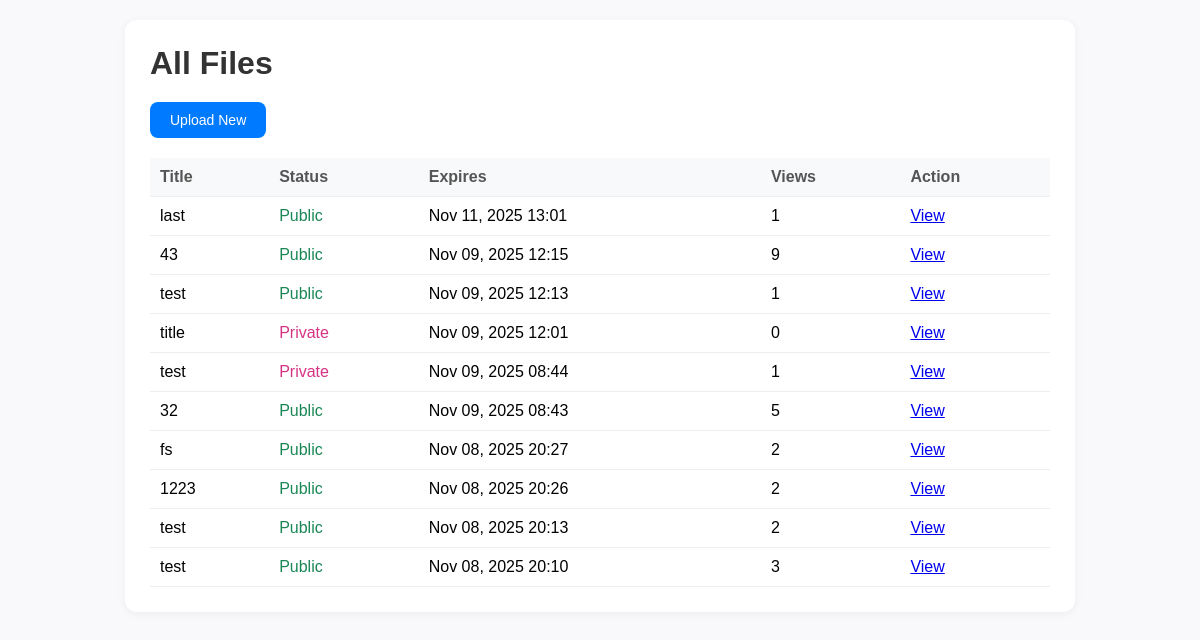
Before: / with the older database file.
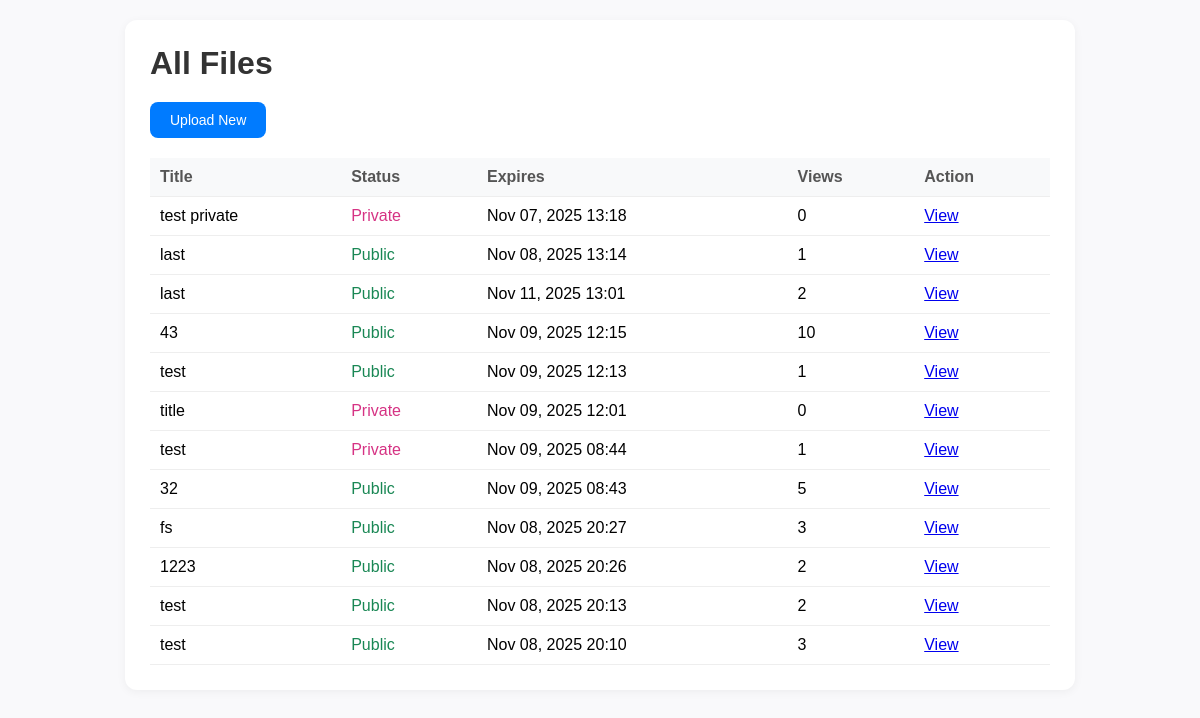
After: the same page with the newer database file.
### uploads/models.py (models this page shows, shortened)
class UploadedFile(models.Model):
    upload_date= models.DateTimeField(auto_now_add=True)
    expire_date= models.DateTimeField(default=default_expire_time)
    file= models.FileField(upload_to=upload_path)
    title= models.CharField(max_length=120)
    share_link = models.CharField(max_length=10, unique=True, blank=True, editable=False)
    views= models.IntegerField(default=0)
    is_public = models.BooleanField(default=True)
    password=models.CharField(max_length=128,null=True,blank=True)
    class Meta:
        ordering=['upload_date']

### uploads/views.py (the view)
# urls.py: 2. Add a URL to urlpatterns:  path('', views.home, name='home')
def home(request):
    files = UploadedFile.objects.all().order_by('-upload_date')
    for f in files:
        f.is_expired = timezone.now() > f.expire_date
    return render(request, 'home.html', {'files': files})

### uploads/templates/home.html (shortened to what this page needs)
<!DOCTYPE html>
<html lang="en">
<head>
</head>
<body>
<div class="container">
  <h1>All Files</h1>
  <button class="btn" onclick="location.href='{% url 'upload' %}'">Upload New</button>
  <table>
    <tr>
      <th>Title</th>
      <th>Status</th>
      <th>Expires</th>
      <th>Views</th>
      <th>Action</th>
    </tr>
    {% for file in files %}
    <tr {% if file.is_expired %}class="expired"{% endif %}>
      <td>{{ file.title|default:file.file.name|slice:":30" }}</td>
      <td>
        {% if file.is_public %}<span class="public">Public</span>
        {% else %}<span class="private">Private</span>{% endif %}
      </td>
      <td>{{ file.expire_date|date:"M d, Y H:i" }}</td>
      <td>{{ file.views }}</td>
      <td>
        {% if file.is_expired %}Expired
        {% else %}<a href="{% url 'view_file' file.share_link %}">View</a>{% endif %}
      </td>
    </tr>
    {% empty %}
    <tr><td colspan="5" style="text-align:center; color:#aaa;">No files yet.</td></tr>
    {% endfor %}
  </table>
</div>
</body>
</html>

### uploads/templates/home.html (style rules this page uses)
body { font-family: Arial; margin:0; padding:20px; background:#f9f9fb; }
.container { max-width:900px; margin:auto; background:white; padding:25px; border-radius:12px; box-shadow:0 2px 10px rgba(0,0,0,0.05); }
h1 { margin:0 0 20px; color:#333; }
.btn { padding:10px 20px; background:#007bff; color:white; border:none; border-radius:8px; cursor:pointer; font-size:14px; }
table { width:100%; border-collapse:collapse; margin-top:20px; }
th, td { padding:10px; text-align:left; border-bottom:1px solid #eee; }
th { background:#f8f9fa; color:#555; }
.private { color:#d63384; }
.public { color:#198754; }

Changed rows visible on the page:
added UploadedFile: title "test private", is_public "Private", expire_date "Nov 07, 2025 13:18", views "0", shows "View"
added UploadedFile: title "last", is_public "Public", expire_date "Nov 08, 2025 13:14", views "1", shows "View"
changed UploadedFile "Nov 11, 2025 13:01": views "1" → "2"
changed UploadedFile "Nov 09, 2025 12:15": views "9" → "10"
changed UploadedFile "fs": views "2" → "3"
